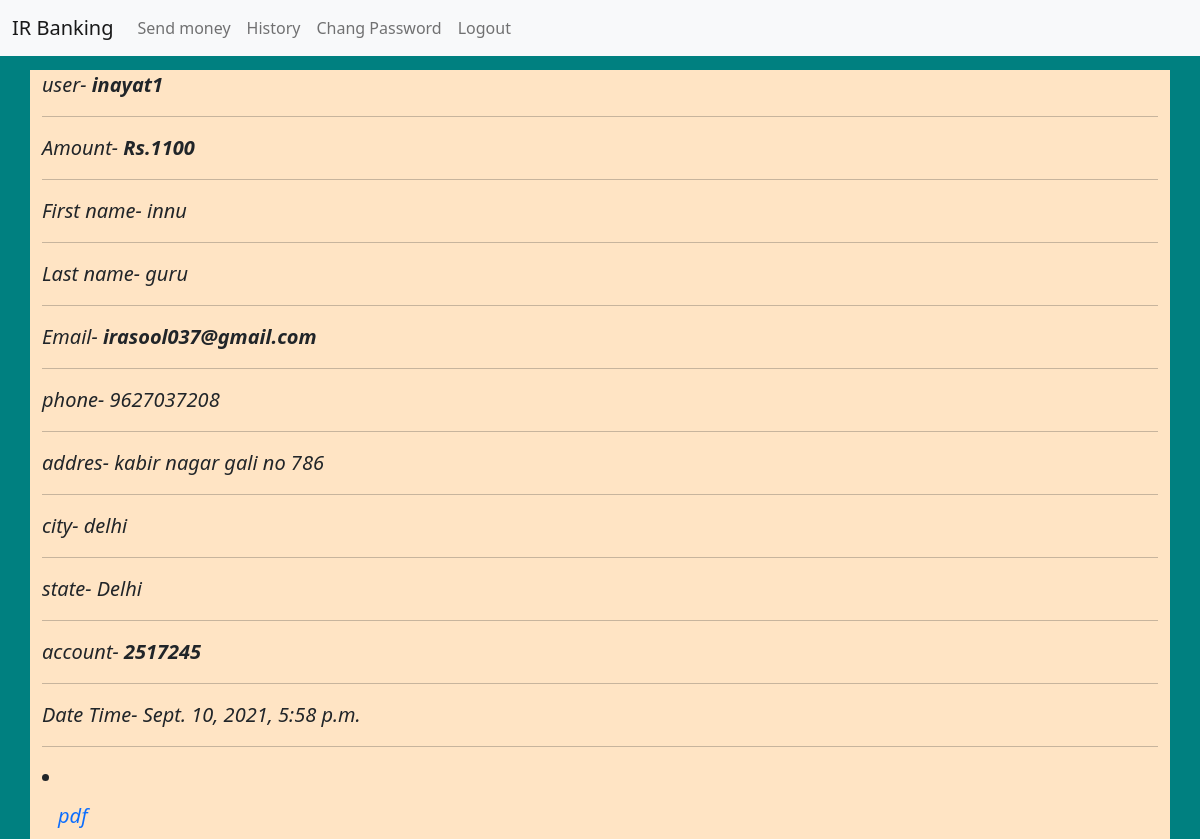
Screenshot of /profile/ (signed in) with the database file from the repository.
### bank/models.py (models this page shows)
class account(models.Model):
    user = models.OneToOneField(User,on_delete=models.CASCADE)
    phone = models.PositiveIntegerField()
    addres = models.TextField(max_length=100)
    city = models.CharField(max_length=50)
    state = models.CharField(max_length=100)
    acn = models.PositiveIntegerField()
    amount = models.PositiveIntegerField(default=0)
    date_time = models.DateTimeField(auto_now_add=True)

### bank/views.py (the view)
# urls.py: path('profile/',views.user_profile,name='profile'),
def user_profile(request):
    if request.user.is_authenticated:
        if account.objects.filter(user=request.user).exists():
            pr = account.objects.get(user=request.user)
            us = User.objects.get(pk = request.user.id)
            return render(request,'profile.html',{'pr':pr,'us':us})
        else:
            messages.info(request,'your account is not exists please create your account...')
            return redirect('emailotp')
    else:
        return redirect('singin')

### bank/templates/profile.html (shortened to what this page needs)
{% extends 'base.html' %}
 {% block nev %}
<li class="nav-item">
          <a class="nav-link" href="{% url 'moneyotp' %}">Send money</a>
        </li>
<li class="nav-item">
          <a class="nav-link" href="{% url 'history' %}">History</a>
        </li>
<li class="nav-item">
          <a class="nav-link" href="{% url 'passwordchang' %}">Chang Password</a>
        </li>
<li class="nav-item">
          <a class="nav-link" href="{% url 'logout' %}">Logout</a>
        </li>
      {% endblock nev %}
 {% block body %}
  <div class="container mr h-50" style="background-color: bisque; font-size: 20px; font-style: italic;"data-aos="fade-up"
     data-aos-duration="3000">
    user- <b>{{ pr.user }}</b><br>
    <hr>
      Amount- <b> Rs.{{ pr.amount }}</b><br>
    <hr>
    First name- {{ us.first_name }}<br>
    <hr>
    Last name- {{ us.last_name }}<br>
    <hr>
    Email- <b>{{ us.email }}</b><br>
    <hr>
    phone- {{ pr.phone }}<br>
    <hr>
    addres- {{ pr.addres }}<br>
    <hr>
    city- {{ pr.city }}<br>
    <hr>
    state- {{ pr.state }}<br>
    <hr>
      account- <b>{{ pr.acn }}</b><br>
    <hr>
    Date Time- {{ pr.date_time }}<br>
    <hr>
      <li class="nav-item" m-5>
          <a class="nav-link" href="{% url 'pdf' %}">pdf</a>
        </li>
  </div>
  {% endblock body %}

### bank/templates/base.html (style rules this page uses)
.mr { margin-top:70px; }
body { background-color: bisque; }

### rows the page displays
account: user "inayat1", amount "1100", phone "9627037208", addres "kabir nagar gali no 786", city "delhi", state "Delhi", acn "2517245", date_time "Sept. 10, 2021, 5:58 p.m."

### other values shown
{{ us.first_name }} "innu"
{{ us.last_name }} "guru"
{{ us.email }} "irasool037@gmail.com"
